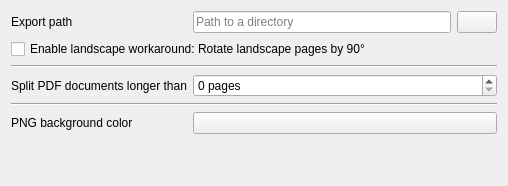
<?xml version="1.0" encoding="UTF-8"?>
<ui version="4.0">
 <class>ExportSettingsPage</class>
 <widget class="QWidget" name="ExportSettingsPage">
  <property name="geometry">
   <rect>
    <x>0</x>
    <y>0</y>
    <width>508</width>
    <height>186</height>
   </rect>
  </property>
  <layout class="QGridLayout" name="gridLayout">
   <item row="8" column="0" colspan="3">
    <widget class="Line" name="line_2">
     <property name="orientation">
      <enum>Qt::Horizontal</enum>
     </property>
    </widget>
   </item>
   <item row="10" column="0">
    <widget class="QLabel" name="png_background_color_label">
     <property name="text">
      <string>PNG background color</string>
     </property>
    </widget>
   </item>
   <item row="6" column="0">
    <widget class="QLabel" name="pdf_page_count_limit_label">
     <property name="toolTip">
      <string>Automatically split PDF documents, if they get longer than this many pages.
Set to zero to disable splitting.


When printing PDFs using a USB flash drive directly connected to the printer,
the printer may refuse to print documents exceeding some arbitrary size limit.
To work around this limitation, you can enable this option,
and limit the number of pages per PDF. If the document has more pages,
it will be exported into multiple PDF documents automatically.</string>
     </property>
     <property name="text">
      <string>Split PDF documents longer than</string>
     </property>
     <property name="buddy">
      <cstring>pdf_page_count_limit</cstring>
     </property>
    </widget>
   </item>
   <item row="2" column="1">
    <widget class="QLineEdit" name="export_path">
     <property name="toolTip">
      <string>If set, use this as the default location for saving exported PDF documents.</string>
     </property>
     <property name="inputMethodHints">
      <set>Qt::ImhNoAutoUppercase</set>
     </property>
     <property name="placeholderText">
      <string>Path to a directory</string>
     </property>
     <property name="clearButtonEnabled">
      <bool>true</bool>
     </property>
    </widget>
   </item>
   <item row="2" column="0">
    <widget class="QLabel" name="export_path_label">
     <property name="toolTip">
      <string>If set, use this as the default location for saving exported PDF documents.</string>
     </property>
     <property name="text">
      <string>Export path</string>
     </property>
     <property name="buddy">
      <cstring>export_path</cstring>
     </property>
    </widget>
   </item>
   <item row="5" column="0" colspan="3">
    <widget class="Line" name="line">
     <property name="orientation">
      <enum>Qt::Horizontal</enum>
     </property>
    </widget>
   </item>
   <item row="6" column="1" colspan="2">
    <widget class="QSpinBox" name="pdf_page_count_limit">
     <property name="sizePolicy">
      <sizepolicy hsizetype="Expanding" vsizetype="Fixed">
       <horstretch>0</horstretch>
       <verstretch>0</verstretch>
      </sizepolicy>
     </property>
     <property name="toolTip">
      <string>Automatically split PDF documents, if they get longer than this many pages.
Set to zero to disable splitting.


When printing PDFs using a USB flash drive directly connected to the printer,
the printer may refuse to print documents exceeding some arbitrary size limit.
To work around this limitation, you can enable this option,
and limit the number of pages per PDF. If the document has more pages,
it will be exported into multiple PDF documents automatically.</string>
     </property>
     <property name="suffix">
      <string> pages</string>
     </property>
     <property name="maximum">
      <number>2000000000</number>
     </property>
    </widget>
   </item>
   <item row="10" column="1" colspan="2">
    <widget class="QPushButton" name="png_background_color">
     <property name="toolTip">
      <string>Background color used for documents exported as PNG images.</string>
     </property>
     <property name="text">
      <string/>
     </property>
     <property name="icon">
      <iconset theme="color"/>
     </property>
    </widget>
   </item>
   <item row="2" column="2">
    <widget class="QPushButton" name="export_path_browse_button">
     <property name="toolTip">
      <string>Browse…</string>
     </property>
     <property name="text">
      <string/>
     </property>
     <property name="icon">
      <iconset theme="document-open"/>
     </property>
    </widget>
   </item>
   <item row="4" column="0" colspan="3">
    <widget class="QCheckBox" name="landscape_workaround">
     <property name="toolTip">
      <string>If enabled, landscape documents are rotated by 90° to portrait mode during export.
Enable this, if printing from PDFs in landscape format results in portrait printouts with cropped-off sides.

Enabling this may cause the cut helper lines to flicker or not show in some PDF viewers.
So only enable this, if actually required.</string>
     </property>
     <property name="text">
      <string>Enable landscape workaround: Rotate landscape pages by 90°</string>
     </property>
     <property name="wordWrap" stdset="0">
      <bool>true</bool>
     </property>
    </widget>
   </item>
   <item row="11" column="0" colspan="3">
    <spacer name="vertical_spacer">
     <property name="orientation">
      <enum>Qt::Vertical</enum>
     </property>
     <property name="sizeHint" stdset="0">
      <size>
       <width>20</width>
       <height>40</height>
      </size>
     </property>
    </spacer>
   </item>
  </layout>
 </widget>
 <tabstops>
  <tabstop>export_path</tabstop>
  <tabstop>export_path_browse_button</tabstop>
  <tabstop>pdf_page_count_limit</tabstop>
 </tabstops>
 <resources/>
 <connections/>
</ui>
